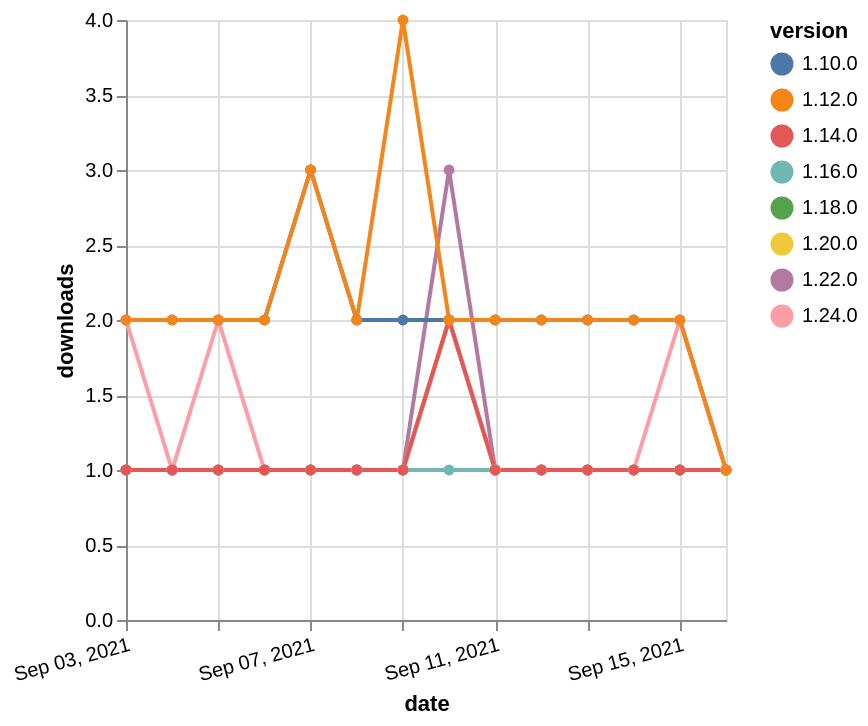

Express this chart as Vega-Lite.
### Vega-Lite specification from a JSON file in a GitHub repository (floating-point values rounded to 4 significant figures)
{"$schema": "https://vega.github.io/schema/vega-lite/v5.json", "description": "A simple bar chart with embedded data.", "data": {"values": [{"date": "2021-09-03", "total": 171, "delta": 1, "version": "1.18.0"}, {"date": "2021-09-04", "total": 172, "delta": 1, "version": "1.18.0"}, {"date": "2021-09-05", "total": 173, "delta": 1, "version": "1.18.0"}, {"date": "2021-09-06", "total": 174, "delta": 1, "version": "1.18.0"}, {"date": "2021-09-07", "total": 175, "delta": 1, "version": "1.18.0"}, {"date": "2021-09-08", "total": 176, "delta": 1, "version": "1.18.0"}, {"date": "2021-09-09", "total": 177, "delta": 1, "version": "1.18.0"}, {"date": "2021-09-10", "total": 179, "delta": 2, "version": "1.18.0"}, {"date": "2021-09-11", "total": 180, "delta": 1, "version": "1.18.0"}, {"date": "2021-09-12", "total": 181, "delta": 1, "version": "1.18.0"}, {"date": "2021-09-13", "total": 182, "delta": 1, "version": "1.18.0"}, {"date": "2021-09-14", "total": 183, "delta": 1, "version": "1.18.0"}, {"date": "2021-09-15", "total": 184, "delta": 1, "version": "1.18.0"}, {"date": "2021-09-16", "total": 185, "delta": 1, "version": "1.18.0"}, {"date": "2021-09-03", "total": 164, "delta": 1, "version": "1.22.0"}, {"date": "2021-09-04", "total": 165, "delta": 1, "version": "1.22.0"}, {"date": "2021-09-05", "total": 166, "delta": 1, "version": "1.22.0"}, {"date": "2021-09-06", "total": 167, "delta": 1, "version": "1.22.0"}, {"date": "2021-09-07", "total": 168, "delta": 1, "version": "1.22.0"}, {"date": "2021-09-08", "total": 169, "delta": 1, "version": "1.22.0"}, {"date": "2021-09-09", "total": 170, "delta": 1, "version": "1.22.0"}, {"date": "2021-09-10", "total": 173, "delta": 3, "version": "1.22.0"}, {"date": "2021-09-11", "total": 174, "delta": 1, "version": "1.22.0"}, {"date": "2021-09-12", "total": 175, "delta": 1, "version": "1.22.0"}, {"date": "2021-09-13", "total": 176, "delta": 1, "version": "1.22.0"}, {"date": "2021-09-14", "total": 177, "delta": 1, "version": "1.22.0"}, {"date": "2021-09-15", "total": 178, "delta": 1, "version": "1.22.0"}, {"date": "2021-09-16", "total": 179, "delta": 1, "version": "1.22.0"}, {"date": "2021-09-03", "total": 2309, "delta": 2, "version": "1.10.0"}, {"date": "2021-09-04", "total": 2311, "delta": 2, "version": "1.10.0"}, {"date": "2021-09-05", "total": 2313, "delta": 2, "version": "1.10.0"}, {"date": "2021-09-06", "total": 2315, "delta": 2, "version": "1.10.0"}, {"date": "2021-09-07", "total": 2318, "delta": 3, "version": "1.10.0"}, {"date": "2021-09-08", "total": 2320, "delta": 2, "version": "1.10.0"}, {"date": "2021-09-09", "total": 2322, "delta": 2, "version": "1.10.0"}, {"date": "2021-09-10", "total": 2324, "delta": 2, "version": "1.10.0"}, {"date": "2021-09-11", "total": 2326, "delta": 2, "version": "1.10.0"}, {"date": "2021-09-12", "total": 2328, "delta": 2, "version": "1.10.0"}, {"date": "2021-09-13", "total": 2330, "delta": 2, "version": "1.10.0"}, {"date": "2021-09-14", "total": 2332, "delta": 2, "version": "1.10.0"}, {"date": "2021-09-15", "total": 2334, "delta": 2, "version": "1.10.0"}, {"date": "2021-09-16", "total": 2335, "delta": 1, "version": "1.10.0"}, {"date": "2021-09-03", "total": 148, "delta": 1, "version": "1.20.0"}, {"date": "2021-09-04", "total": 149, "delta": 1, "version": "1.20.0"}, {"date": "2021-09-05", "total": 150, "delta": 1, "version": "1.20.0"}, {"date": "2021-09-06", "total": 151, "delta": 1, "version": "1.20.0"}, {"date": "2021-09-07", "total": 152, "delta": 1, "version": "1.20.0"}, {"date": "2021-09-08", "total": 153, "delta": 1, "version": "1.20.0"}, {"date": "2021-09-09", "total": 154, "delta": 1, "version": "1.20.0"}, {"date": "2021-09-10", "total": 156, "delta": 2, "version": "1.20.0"}, {"date": "2021-09-11", "total": 157, "delta": 1, "version": "1.20.0"}, {"date": "2021-09-12", "total": 158, "delta": 1, "version": "1.20.0"}, {"date": "2021-09-13", "total": 159, "delta": 1, "version": "1.20.0"}, {"date": "2021-09-14", "total": 160, "delta": 1, "version": "1.20.0"}, {"date": "2021-09-15", "total": 161, "delta": 1, "version": "1.20.0"}, {"date": "2021-09-16", "total": 162, "delta": 1, "version": "1.20.0"}, {"date": "2021-09-03", "total": 175, "delta": 1, "version": "1.16.0"}, {"date": "2021-09-04", "total": 176, "delta": 1, "version": "1.16.0"}, {"date": "2021-09-05", "total": 177, "delta": 1, "version": "1.16.0"}, {"date": "2021-09-06", "total": 178, "delta": 1, "version": "1.16.0"}, {"date": "2021-09-07", "total": 179, "delta": 1, "version": "1.16.0"}, {"date": "2021-09-08", "total": 180, "delta": 1, "version": "1.16.0"}, {"date": "2021-09-09", "total": 181, "delta": 1, "version": "1.16.0"}, {"date": "2021-09-10", "total": 182, "delta": 1, "version": "1.16.0"}, {"date": "2021-09-11", "total": 183, "delta": 1, "version": "1.16.0"}, {"date": "2021-09-12", "total": 184, "delta": 1, "version": "1.16.0"}, {"date": "2021-09-13", "total": 185, "delta": 1, "version": "1.16.0"}, {"date": "2021-09-14", "total": 186, "delta": 1, "version": "1.16.0"}, {"date": "2021-09-15", "total": 187, "delta": 1, "version": "1.16.0"}, {"date": "2021-09-16", "total": 188, "delta": 1, "version": "1.16.0"}, {"date": "2021-09-03", "total": 116, "delta": 2, "version": "1.24.0"}, {"date": "2021-09-04", "total": 117, "delta": 1, "version": "1.24.0"}, {"date": "2021-09-05", "total": 119, "delta": 2, "version": "1.24.0"}, {"date": "2021-09-06", "total": 120, "delta": 1, "version": "1.24.0"}, {"date": "2021-09-07", "total": 121, "delta": 1, "version": "1.24.0"}, {"date": "2021-09-08", "total": 122, "delta": 1, "version": "1.24.0"}, {"date": "2021-09-09", "total": 123, "delta": 1, "version": "1.24.0"}, {"date": "2021-09-10", "total": 125, "delta": 2, "version": "1.24.0"}, {"date": "2021-09-11", "total": 126, "delta": 1, "version": "1.24.0"}, {"date": "2021-09-12", "total": 127, "delta": 1, "version": "1.24.0"}, {"date": "2021-09-13", "total": 128, "delta": 1, "version": "1.24.0"}, {"date": "2021-09-14", "total": 129, "delta": 1, "version": "1.24.0"}, {"date": "2021-09-15", "total": 131, "delta": 2, "version": "1.24.0"}, {"date": "2021-09-16", "total": 132, "delta": 1, "version": "1.24.0"}, {"date": "2021-09-03", "total": 227, "delta": 1, "version": "1.14.0"}, {"date": "2021-09-04", "total": 228, "delta": 1, "version": "1.14.0"}, {"date": "2021-09-05", "total": 229, "delta": 1, "version": "1.14.0"}, {"date": "2021-09-06", "total": 230, "delta": 1, "version": "1.14.0"}, {"date": "2021-09-07", "total": 231, "delta": 1, "version": "1.14.0"}, {"date": "2021-09-08", "total": 232, "delta": 1, "version": "1.14.0"}, {"date": "2021-09-09", "total": 233, "delta": 1, "version": "1.14.0"}, {"date": "2021-09-10", "total": 235, "delta": 2, "version": "1.14.0"}, {"date": "2021-09-11", "total": 236, "delta": 1, "version": "1.14.0"}, {"date": "2021-09-12", "total": 237, "delta": 1, "version": "1.14.0"}, {"date": "2021-09-13", "total": 238, "delta": 1, "version": "1.14.0"}, {"date": "2021-09-14", "total": 239, "delta": 1, "version": "1.14.0"}, {"date": "2021-09-15", "total": 240, "delta": 1, "version": "1.14.0"}, {"date": "2021-09-16", "total": 241, "delta": 1, "version": "1.14.0"}, {"date": "2021-09-03", "total": 2423, "delta": 2, "version": "1.12.0"}, {"date": "2021-09-04", "total": 2425, "delta": 2, "version": "1.12.0"}, {"date": "2021-09-05", "total": 2427, "delta": 2, "version": "1.12.0"}, {"date": "2021-09-06", "total": 2429, "delta": 2, "version": "1.12.0"}, {"date": "2021-09-07", "total": 2432, "delta": 3, "version": "1.12.0"}, {"date": "2021-09-08", "total": 2434, "delta": 2, "version": "1.12.0"}, {"date": "2021-09-09", "total": 2438, "delta": 4, "version": "1.12.0"}, {"date": "2021-09-10", "total": 2440, "delta": 2, "version": "1.12.0"}, {"date": "2021-09-11", "total": 2442, "delta": 2, "version": "1.12.0"}, {"date": "2021-09-12", "total": 2444, "delta": 2, "version": "1.12.0"}, {"date": "2021-09-13", "total": 2446, "delta": 2, "version": "1.12.0"}, {"date": "2021-09-14", "total": 2448, "delta": 2, "version": "1.12.0"}, {"date": "2021-09-15", "total": 2450, "delta": 2, "version": "1.12.0"}, {"date": "2021-09-16", "total": 2451, "delta": 1, "version": "1.12.0"}]}, "width": "container", "mark": {"type": "line", "point": {"filled": true}}, "encoding": {"x": {"field": "date", "type": "temporal", "timeUnit": "yearmonthdate", "title": "date", "axis": {"labelAngle": -15}}, "y": {"field": "delta", "type": "quantitative", "title": "downloads"}, "color": {"field": "version", "type": "nominal"}, "tooltip": {"field": "delta"}}}
